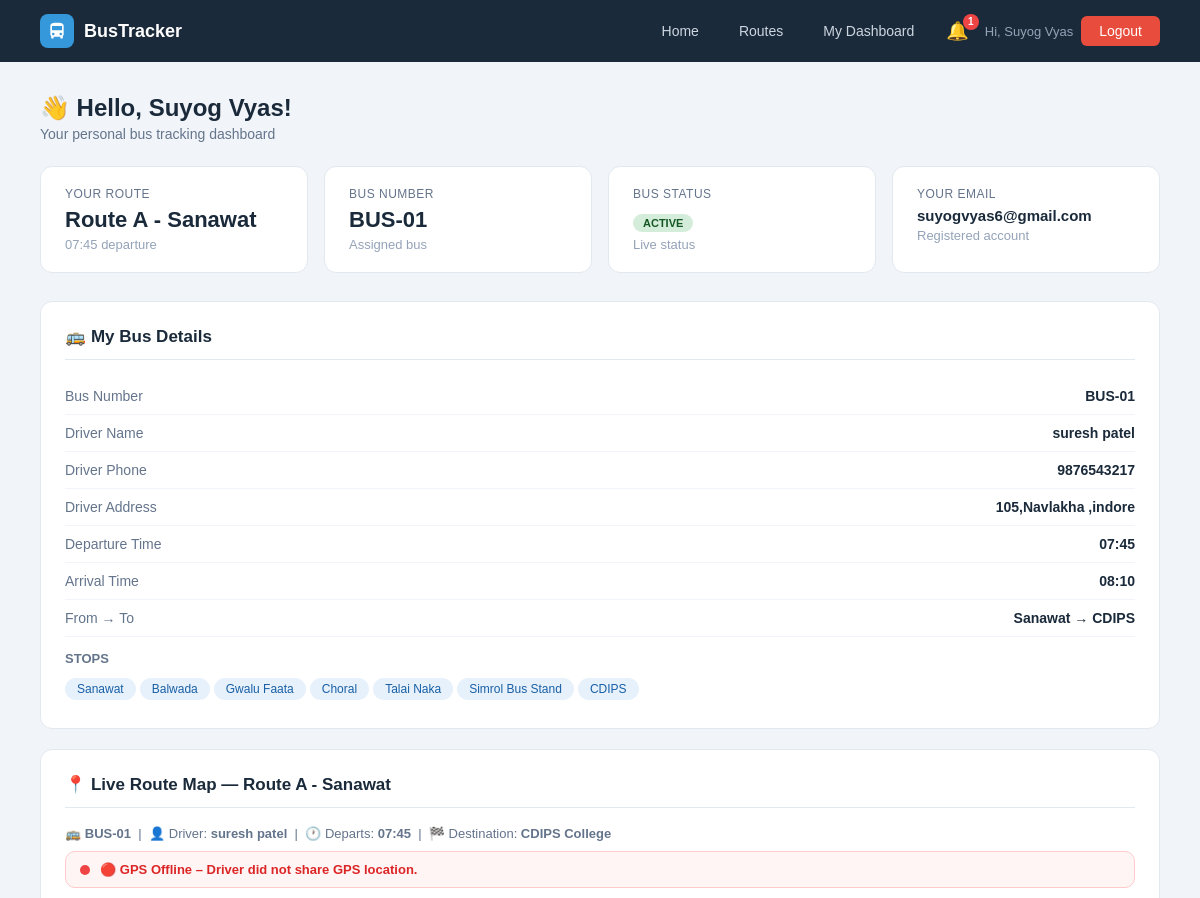
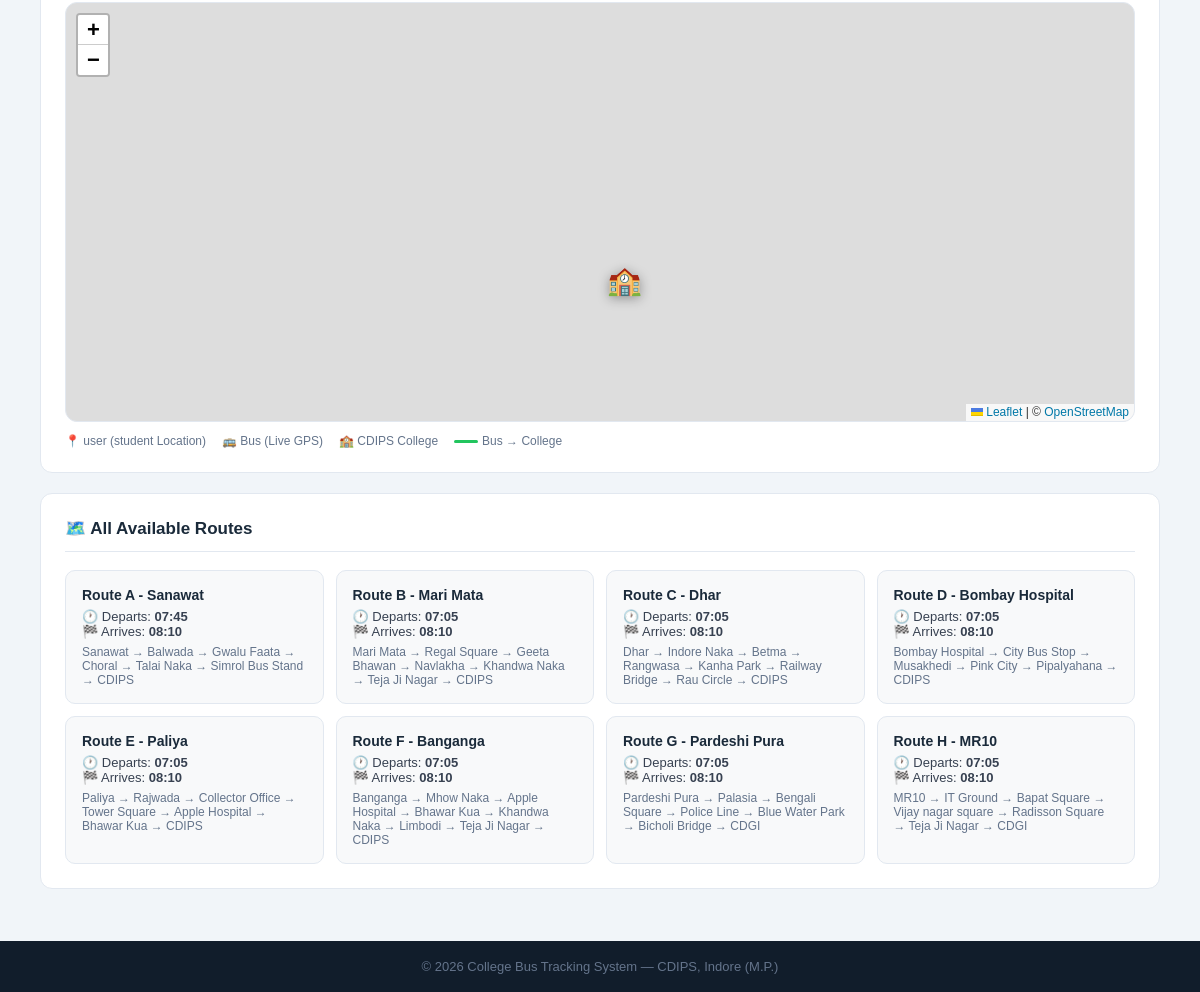
The page /dashboard (signed in) on the database its author committed (2 pictures, top to bottom).
### tables this page shows
CREATE TABLE users (
        id INTEGER PRIMARY KEY AUTOINCREMENT,
        name TEXT NOT NULL, email TEXT UNIQUE NOT NULL,
        password TEXT NOT NULL, role TEXT DEFAULT 'student',
        phone TEXT, route_id INTEGER,
        created_at TIMESTAMP DEFAULT CURRENT_TIMESTAMP);

CREATE TABLE routes (
        id INTEGER PRIMARY KEY AUTOINCREMENT,
        route_name TEXT NOT NULL, bus_id INTEGER,
        start_point TEXT, end_point TEXT,
        departure_time TEXT, arrival_time TEXT, stops TEXT, original_bus_id INTEGER,
        FOREIGN KEY(bus_id) REFERENCES buses(id));

CREATE TABLE buses (
        id INTEGER PRIMARY KEY AUTOINCREMENT,
        bus_number TEXT UNIQUE NOT NULL, driver_name TEXT NOT NULL,
        driver_phone TEXT, capacity INTEGER DEFAULT 40,
        status TEXT DEFAULT 'active',
        current_lat REAL DEFAULT 22.7196, current_lng REAL DEFAULT 75.8577, driver_address TEXT);

### app.py (the view)
@app.route('/dashboard')
@login_required
def dashboard():
    db = get_db()
    user = db.execute("SELECT * FROM users WHERE id=?", (session['student']['id'],)).fetchone()
    my_route = None
    if user['route_id']:
        my_route = db.execute('''SELECT r.*,b.bus_number,b.driver_name,b.driver_phone,b.driver_address,b.status
                                 FROM routes r LEFT JOIN buses b ON r.bus_id=b.id
                                 WHERE r.id=?''', (user['route_id'],)).fetchone()
    all_routes = db.execute("SELECT * FROM routes").fetchall()
    db.close(); return render_template('dashboard.html', user=user, my_route=my_route, all_routes=all_routes)

### app.py (called while the page is built)
def get_db():
    conn = sqlite3.connect(DB)
    conn.row_factory = sqlite3.Row
    return conn

def login_required(f):
    @wraps(f)
    def dec(*a, **kw):
        if 'student' not in session:
            flash('Please login first.', 'error')
            return redirect(url_for('student_login'))
        return f(*a, **kw)
    return dec

@app.context_processor
def inject_notifications():
    if 'student' in session:
        student_id = session['student']['id']
        db = get_db()
        notifs = db.execute(
            "SELECT * FROM notifications WHERE user_id=? ORDER BY created_at DESC LIMIT 10",
            (student_id,)
        ).fetchall()
        unread = db.execute(
            "SELECT COUNT(*) FROM notifications WHERE user_id=? AND is_read=0",
            (student_id,)
        ).fetchone()[0]
        db.close()
        return dict(notifications=notifs, unread_count=unread)
    return dict(notifications=[], unread_count=0)

### templates/dashboard.html (shortened to what this page needs)
{% extends "base.html" %}
{% block content %}
<div class="page">
    <div class="page-header">
        <h1>👋 Hello, {{ user.name }}!</h1>
        <p>Your personal bus tracking dashboard</p>
    </div>
    <div class="info-cards">
        <div class="info-card">
            <div class="label">Your Route</div>
            <div class="value">{{ my_route.route_name if my_route else 'Not Assigned' }}</div>
            <div class="sub">{{ my_route.departure_time + ' departure' if my_route else 'Contact admin to assign' }}</div>
        </div>
        <div class="info-card">
            <div class="label">Bus Number</div>
            <div class="value">{{ my_route.bus_number if my_route else '—' }}</div>
            <div class="sub">Assigned bus</div>
        </div>
        <div class="info-card">
            <div class="label">Bus Status</div>
            <div class="value">
                {% if my_route %}
                    <span class="badge {{ 'badge-green' if my_route.status == 'active' else 'badge-red' }}">
                        {{ my_route.status.upper() if my_route.status else 'UNKNOWN' }}
                    </span>
                {% else %}—{% endif %}
            </div>
            <div class="sub">Live status</div>
        </div>
        <div class="info-card">
            <div class="label">Your Email</div>
            <div class="value" style="font-size:15px">{{ user.email }}</div>
            <div class="sub">Registered account</div>
        </div>
    </div>
    {% if my_route %}
    <div class="panel">
        <h2>🚌 My Bus Details</h2>
        <div class="info-row"><span class="key">Bus Number</span><span class="val">{{ my_route.bus_number }}</span></div>
        <div class="info-row"><span class="key">Driver Name</span><span class="val">{{ my_route.driver_name }}</span></div>
        <div class="info-row"><span class="key">Driver Phone</span><span class="val">{{ my_route.driver_phone or 'N/A' }}</span></div>
        <div class="info-row"><span class="key">Driver Address</span><span class="val">{{ my_route.driver_address or 'N/A' }}</span></div>
        <div class="info-row"><span class="key">Departure Time</span><span class="val">{{ my_route.departure_time }}</span></div>
        <div class="info-row"><span class="key">Arrival Time</span><span class="val">{{ my_route.arrival_time }}</span></div>
        <div class="info-row"><span class="key">From → To</span><span class="val">{{ my_route.start_point }} → {{ my_route.end_point }}</span></div>
        <div style="margin-top:14px">
            <div style="font-size:13px;color:#64748b;margin-bottom:8px;font-weight:bold">STOPS</div>
            <div class="stops-list">
                {% for stop in my_route.stops.split('→') %}
                <span class="stop-chip">{{ stop.strip() }}</span>
                {% endfor %}
            </div>
        </div>
    </div>
    <div class="panel">
        <h2>📍 Live Route Map — {{ my_route.route_name }}</h2>
        <p style="font-size:13px;color:#64748b;margin-bottom:10px;">
            🚌 <b>{{ my_route.bus_number }}</b> &nbsp;|&nbsp;
            👤 Driver: <b>{{ my_route.driver_name }}</b> &nbsp;|&nbsp;
            🕐 Departs: <b>{{ my_route.departure_time }}</b> &nbsp;|&nbsp;
            🏁 Destination: <b>CDIPS College</b>
        </p>
        <div id="gpsStatusBar" style="
            display:flex; align-items:center; gap:10px;
            background:#f1f5f9; border:1px solid #e2e8f0;
            border-radius:10px; padding:10px 14px;
            margin-bottom:12px; font-size:13px; flex-wrap:wrap;
            transition: all 0.4s ease;
        ">
            <span id="gpsStatusDot" style="
                display:inline-block; width:10px; height:10px;
                border-radius:50%; background:#94a3b8; flex-shrink:0;
            "></span>
            <span id="gpsStatusText" style="color:#64748b; font-weight:600;">
            </span>
        </div>
        <div id="busMap" style="height:420px;border-radius:12px;border:1px solid #e2e8f0;z-index:1;"></div>
        <div style="margin-top:12px; display:flex; gap:16px; flex-wrap:wrap; font-size:12px; color:#64748b;">
            <span>📍 user (student Location)</span>
            <span>🚌 Bus (Live GPS)</span>
            <span>🏫 CDIPS College</span>
            <span style="display:inline-flex;align-items:center;gap:4px;">
                <span style="display:inline-block;width:24px;height:3px;background:#22c55e;border-radius:2px;"></span> Bus → College
            </span>
        </div>
    </div>
    <link rel="stylesheet" href="https://unpkg.com/leaflet@1.9.4/dist/leaflet.css"/>
    {% else %}
    <div class="panel">
        <h2>📍 No Route Assigned</h2>
        <p style="color:#94a3b8;text-align:center;padding:24px">You haven't been assigned a bus route yet. Please contact the admin.</p>
    </div>
    {% endif %}
    <div class="panel">
        <h2>🗺️ All Available Routes</h2>
        <div class="route-grid">
            {% for r in all_routes %}
            <div class="route-mini-card">
                <strong>{{ r.route_name }}</strong>
                <div>🕐 Departs: <b>{{ r.departure_time }}</b></div>
                <div>🏁 Arrives: <b>{{ r.arrival_time }}</b></div>
                <div style="margin-top:6px;color:#64748b;font-size:12px">{{ r.stops }}</div>
            </div>
            {% endfor %}
        </div>
    </div>
</div>
{% endblock %}

### templates/base.html (shortened to what this page needs)
<!DOCTYPE html>
<html lang="en">
<head>
    <link rel="stylesheet" href="{{ url_for('static', filename='css/style.css') }}">
</head>
<body>
<nav>
    <div class="nav-logo">
        <div class="nav-logo-icon">
            <svg viewBox="0 0 24 24"><path d="M4 16c0 .88.39 1.67 1 2.22V20a1 1 0 001 1h1a1 1 0 001-1v-1h8v1a1 1 0 001 1h1a1 1 0 001-1v-1.78c.61-.55 1-1.34 1-2.22V6c0-3.5-3.58-4-8-4S4 2.5 4 6v10zm3.5 1a1.5 1.5 0 110-3 1.5 1.5 0 010 3zm9 0a1.5 1.5 0 110-3 1.5 1.5 0 010 3zM6 6h12v5H6V6z"/></svg>
        </div>
        <span>BusTracker</span>
    </div>
    <div class="nav-links">
        <a href="{{ url_for('home') }}">Home</a>
        <a href="{{ url_for('routes_page') }}">Routes</a>
        {% if 'admin' in session or 'student' in session %}
            {% if 'admin' in session %}
                <a href="{{ url_for('admin_dashboard') }}">Admin Panel</a>
                <a href="{{ url_for('students_list') }}">Students</a>
                <a href="{{ url_for('gate_logs_page') }}">Gate Logs</a>
                <a href="{{ url_for('admin_reports') }}">📊 Reports</a>
            {% else %}
                <a href="{{ url_for('dashboard') }}">My Dashboard</a>
                <details class="bell-wrap">
                    <summary class="bell-btn">
                        🔔
                        {% if unread_count > 0 %}
                        <span class="bell-badge">{{ unread_count }}</span>
                        {% endif %}
                    </summary>
                </details>
            {% endif %}
            <span style="color:#94a3b8;font-size:13px">
                Hi,
                {% if 'admin' in session %}
                {{ session['admin']['name'] }}
                {% else %}
                {{ session['student']['name'] }}
                {% endif %}
            </span>
            {% if 'admin' in session %}
            <a href="/logout/admin" class="btn-danger">Logout</a>
            {% else %}
            <a href="/logout/student" class="btn-danger">Logout</a>
            {% endif %}
        {% endif %}
    </div>
</nav>
{% block content %}{% endblock %}
<footer><p>© 2026 College Bus Tracking System — CDIPS, Indore (M.P.)</p></footer>
</body>
</html>

### static/css/style.css (style rules this page uses)
* { margin: 0; padding: 0; box-sizing: border-box; font-family: Arial, sans-serif; }
a { text-decoration: none; }
nav { display: flex; justify-content: space-between; align-items: center; padding: 14px 40px; background: #1a2a3a; position: sticky; top: 0; z-index: 100; }
.nav-logo { display: flex; align-items: center; gap: 10px; }
.nav-logo-icon { width: 34px; height: 34px; background: #3498db; border-radius: 8px; display: flex; align-items: center; justify-content: center; }
.nav-logo-icon svg { width: 20px; height: 20px; fill: white; }
.nav-logo span { color: white; font-size: 18px; font-weight: bold; }
.nav-links { display: flex; gap: 8px; align-items: center; }
.nav-links a { color: #cdd6e0; font-size: 14px; padding: 7px 16px; border-radius: 6px; transition: background .2s; }
.nav-links .btn-danger { background: #e74c3c; color: white; padding: 7px 18px; border-radius: 6px; }
footer { background: #111d2b; color: #64748b; text-align: center; padding: 18px; font-size: 13px; }
.badge { display: inline-block; padding: 3px 10px; border-radius: 20px; font-size: 11px; font-weight: bold; }
.badge-green { background: #d4edda; color: #155724; }
.page { padding: 32px 40px; background: #f1f5f9; min-height: 80vh; }
.page-header { margin-bottom: 24px; }
.page-header h1 { font-size: 24px; color: #1a2a3a; font-weight: bold; }
.page-header p { font-size: 14px; color: #64748b; margin-top: 4px; }
.panel { background: white; border-radius: 12px; border: 1px solid #e2e8f0; padding: 24px; margin-bottom: 20px; }
.panel h2 { font-size: 17px; font-weight: bold; color: #1a2a3a; margin-bottom: 18px; padding-bottom: 12px; border-bottom: 1px solid #e2e8f0; }
.info-cards { display: grid; grid-template-columns: repeat(auto-fit, minmax(200px, 1fr)); gap: 16px; margin-bottom: 28px; }
.info-card { background: white; border-radius: 12px; padding: 20px 24px; border: 1px solid #e2e8f0; }
.info-card .label { font-size: 12px; color: #64748b; text-transform: uppercase; letter-spacing: .5px; margin-bottom: 6px; }
.info-card .value { font-size: 22px; font-weight: bold; color: #1a2a3a; }
.info-card .sub { font-size: 13px; color: #94a3b8; margin-top: 4px; }
.info-row { display: flex; justify-content: space-between; align-items: center; padding: 10px 0; border-bottom: 1px solid #f1f5f9; font-size: 14px; }
.info-row .key { color: #64748b; }
.info-row .val { font-weight: bold; color: #1a2a3a; }
.stops-list { display: flex; gap: 0; margin-top: 8px; flex-wrap: wrap; }
.stop-chip { background: #e6f1fb; color: #185fa5; font-size: 12px; padding: 4px 12px; border-radius: 20px; margin: 4px 4px 4px 0; }
.route-grid { display: grid; grid-template-columns: repeat(auto-fit, minmax(220px, 1fr)); gap: 12px; }
.route-mini-card { background: #f8f9fa; border: 1px solid #e2e8f0; border-radius: 10px; padding: 16px; font-size: 13px; color: #374151; }
.route-mini-card strong { display: block; font-size: 14px; color: #1a2a3a; margin-bottom: 6px; }
.bell-wrap { position: relative; list-style: none; }
.bell-wrap summary { list-style: none; }
.bell-btn { position: relative; cursor: pointer; font-size: 18px; padding: 4px 8px; border-radius: 8px; user-select: none; display: inline-flex; align-items: center; gap: 2px; transition: background 0.2s; }
.bell-badge { position: absolute; top: -2px; right: -2px; background: #ef4444; color: #fff; font-size: 10px; font-weight: 700; min-width: 16px; height: 16px; border-radius: 999px; display: flex; align-items: center; justify-content: center; padding: 0 3px; line-height: 1; }

### templates/dashboard.html (style rules this page uses)
.gps-dot-offline { background:#ef4444 !important; }

### rows shown on the page
users: student.name "Suyog Vyas", name "Suyog Vyas", email "suyogvyas6@gmail.com"
routes: route_name "Route A - Sanawat", departure_time "07:45 departure", departure_time "07:45", arrival_time "08:10", start_point "Sanawat", end_point "CDIPS", stops "Sanawat → Balwada → Gwalu Faata → Choral → Talai Naka → Simrol Bus Stand → CDIPS"
buses: bus_number "BUS-01", status "ACTIVE", driver_name "suresh patel", driver_phone "9876543217", driver_address "105,Navlakha ,indore"
routes: route_name "Route B - Mari Mata", departure_time "07:05", arrival_time "08:10", stops "Mari Mata → Regal Square → Geeta Bhawan → Navlakha → Khandwa Naka → Teja Ji Nagar → CDIPS"
routes: route_name "Route C - Dhar", departure_time "07:05", arrival_time "08:10", stops "Dhar → Indore Naka → Betma → Rangwasa → Kanha Park → Railway Bridge → Rau Circle → CDIPS"
routes: route_name "Route D - Bombay Hospital", departure_time "07:05", arrival_time "08:10", stops "Bombay Hospital → City Bus Stop → Musakhedi → Pink City → Pipalyahana → CDIPS"
routes: route_name "Route E - Paliya", departure_time "07:05", arrival_time "08:10", stops "Paliya → Rajwada → Collector Office → Tower Square → Apple Hospital → Bhawar Kua → CDIPS"
routes: route_name "Route F - Banganga", departure_time "07:05", arrival_time "08:10", stops "Banganga → Mhow Naka → Apple Hospital → Bhawar Kua → Khandwa Naka → Limbodi → Teja Ji Nagar → CDIPS"
routes: route_name "Route G - Pardeshi Pura", departure_time "07:05", arrival_time "08:10", stops "Pardeshi Pura → Palasia → Bengali Square → Police Line → Blue Water Park → Bicholi Bridge → CDGI"
routes: route_name "Route H - MR10", departure_time "07:05", arrival_time "08:10", stops "MR10 → IT Ground → Bapat Square → Vijay nagar square → Radisson Square → Teja Ji Nagar → CDGI"

### other values the page prints
{{ unread_count }} "1"
{{ stop.strip() }} "Sanawat" "Balwada" "Gwalu Faata" "Choral" "Talai Naka" "Simrol Bus Stand" "CDIPS"
